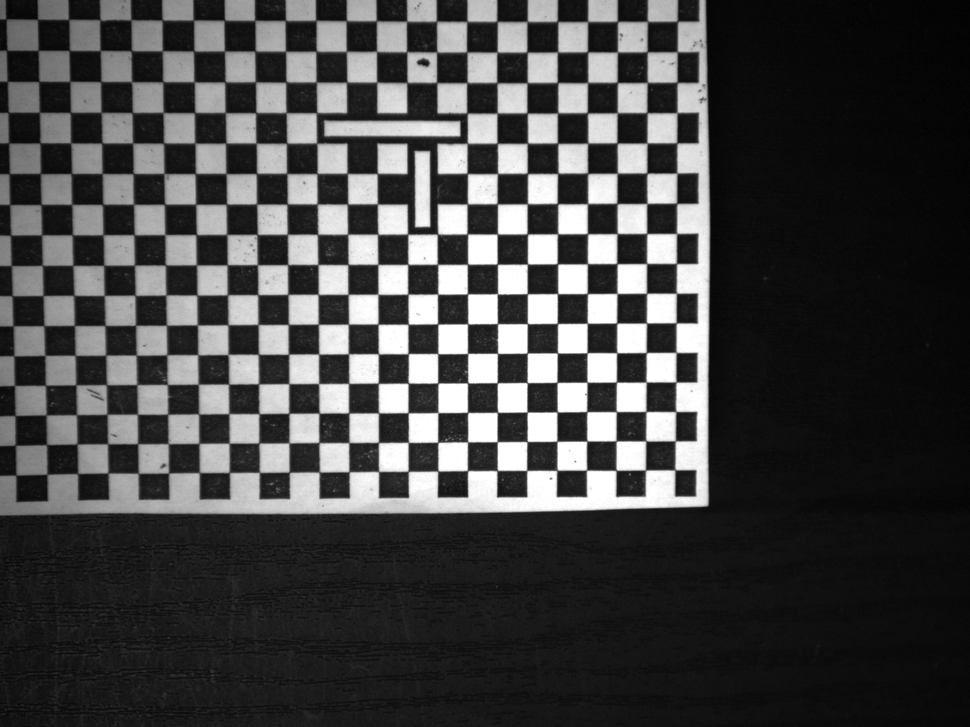
#> input picture data/5 MM Paper Calibration Imgs/CalibGrid5mmPaper00000.BMP, 970 x 727 px, shrunk from 1600 x 1200 before the run
$ python -i edge_detection.py   (imports and definitions only)
#> lines starting #> are read from the running program, lines starting #| are printed output that depends on the picture; after the words box and inside, x2 and y2 are one past the last pixel; in counts of white or black regions, pixels touching at a corner belong together
#> further down, picture is the input picture: shape (727, 970, 3); min 0, max 255, mean 68.9
"""Edge detection and line measurement tools."""

import cv2
import numpy as np
import logging
from typing import List, Tuple, Dict, Optional
from dataclasses import dataclass

logger = logging.getLogger(__name__)


@dataclass
class Edge:
    """Represents a detected edge."""

    start_point: Tuple[float, float]
    end_point: Tuple[float, float]
    length: float
    angle: float
    strength: float
    points: List[Tuple[float, float]]


@dataclass
class Line:
    """Represents a detected line."""

    rho: float
    theta: float
    start_point: Tuple[float, float]
    end_point: Tuple[float, float]
    length: float
    angle_degrees: float


class EdgeDetector:
    """Advanced edge detection and line measurement."""

    def __init__(self):
        self.canny_low = 50
        self.canny_high = 150
        self.hough_threshold = 100
        self.min_line_length = 50
        self.max_line_gap = 10

    # [12 lines left out: functions configure_canny, configure_hough, not called in this run]

    def detect_edges_canny(self, image: np.ndarray, blur_kernel: int = 5) -> np.ndarray:
        """Detect edges using Canny edge detector."""
#> called with blur_kernel = 5
        if len(image.shape) == 3:
            gray = cv2.cvtColor(image, cv2.COLOR_BGR2GRAY)
        else:
            gray = image.copy()

        # Apply Gaussian blur to reduce noise
        if blur_kernel > 0:
            blurred = cv2.GaussianBlur(gray, (blur_kernel, blur_kernel), 0)
        else:
            blurred = gray

        # Apply Canny edge detection
        edges = cv2.Canny(blurred, self.canny_low, self.canny_high)
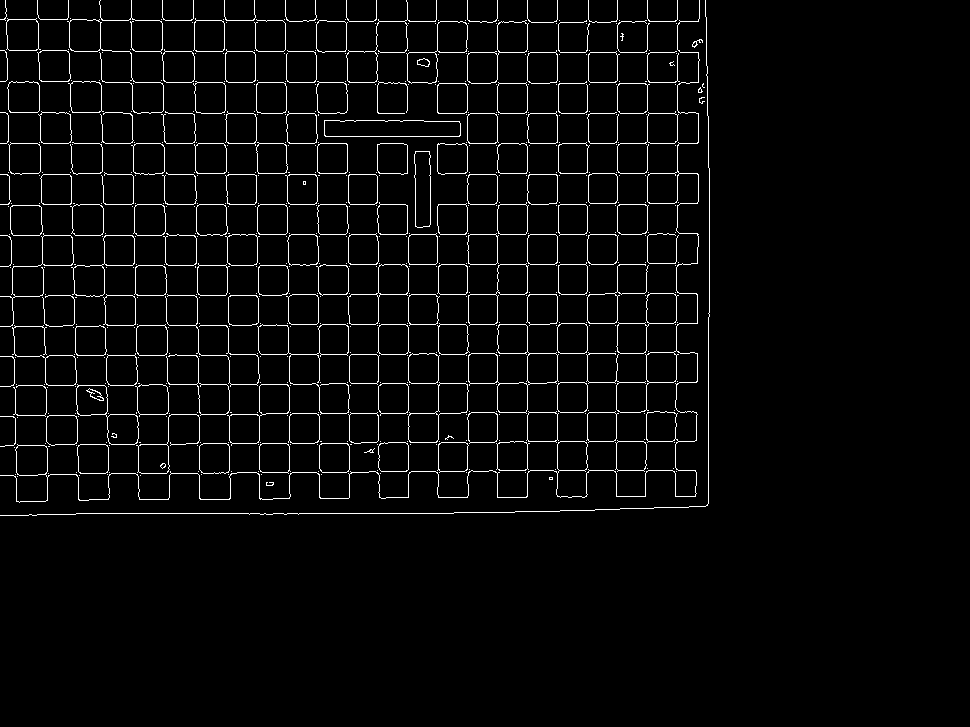
#> edges: shape (727, 970); 3.5% white in thin lines or dots, all inside (x1, y1, x2, y2) = (0, 0, 710, 516)

        return edges

    def detect_lines_hough(self, image: np.ndarray) -> List[Line]:
        """Detect lines using Hough Line Transform."""
        edges = self.detect_edges_canny(image)

        # Standard Hough Line Transform
        lines_std = cv2.HoughLines(edges, 1, np.pi / 180, self.hough_threshold)
#> lines_std = 95 rows, first 8: [143, 1.57], [204, 1.57], [527, 0], [113, 1.57], [234, 1.57], [497, 0], [82, 1.57], [-130, 3.12]

        # Probabilistic Hough Line Transform for line segments
        lines_p = cv2.HoughLinesP(
            edges,
            1,
            np.pi / 180,
            self.hough_threshold,
            minLineLength=self.min_line_length,
            maxLineGap=self.max_line_gap,
        )
#> lines_p = 97 rows, first 6: [0, 143, 346, 143], [527, 496, 527, 0], [43, 204, 415, 204], [72, 82, 435, 82], [438, 113, 707, 113], [132, 97, 136, 369]

        detected_lines = []

        # Process probabilistic lines (more useful for measurements)
        if lines_p is not None:
            for line in lines_p:
                x1, y1, x2, y2 = line[0]

                # Calculate line properties
                length = np.sqrt((x2 - x1) ** 2 + (y2 - y1) ** 2)
                angle_rad = np.arctan2(y2 - y1, x2 - x1)
                angle_deg = np.degrees(angle_rad)

                # Convert to polar coordinates for consistency
                rho = x1 * np.cos(angle_rad) + y1 * np.sin(angle_rad)
                theta = angle_rad

                detected_lines.append(
                    Line(
                        rho=rho,
                        theta=theta,
                        start_point=(float(x1), float(y1)),
                        end_point=(float(x2), float(y2)),
                        length=length,
                        angle_degrees=angle_deg,
                    )
                )
#> this loop made 97 passes
#> (x1, y1, x2, y2, length, angle_rad, angle_deg, rho) on passes 1 to 12: (0, 143, 346, 143, 346, 0, 0, 0), (527, 496, 527, 0, 496, -1.57, -90, -496), (43, 204, 415, 204, 372, 0, 0, 43), (72, 82, 435, 82, 363, 0, 0, 72), (438, 113, 707, 113, 269, 0, 0, 438), (132, 97, 136, 369, 272, 1.56, 89.16, 98.93), (76, 513, 453, 513, 377, 0, 0, 76), (560, 173, 697, 173, 137, 0, 0, 560), (198, 234, 674, 234, 476, 0, 0, 198), (497, 497, 497, 0, 497, -1.57, -90, -497), (364, 52, 706, 52, 342, 0, 0, 364), (587, 472, 587, 206, 266, -1.57, -90, -472)
#> after the loop, detected_lines = 97 items

        return detected_lines

    # [206 lines left out: functions detect_edges_contour, measure_distances, measure_angles, find_parallel_lines, find_perpendicular_lines, visualize_edges and 1 more, not called in this run]

>>> import cv2
>>> picture = cv2.imread('../../data/5 MM Paper Calibration Imgs/CalibGrid5mmPaper00000.BMP')
>>> result = EdgeDetector().detect_lines_hough(picture)
#> result = 97 items

$ run again, on data/5 MM Paper Calibration Imgs/CalibGrid5mmPaper00002.BMP
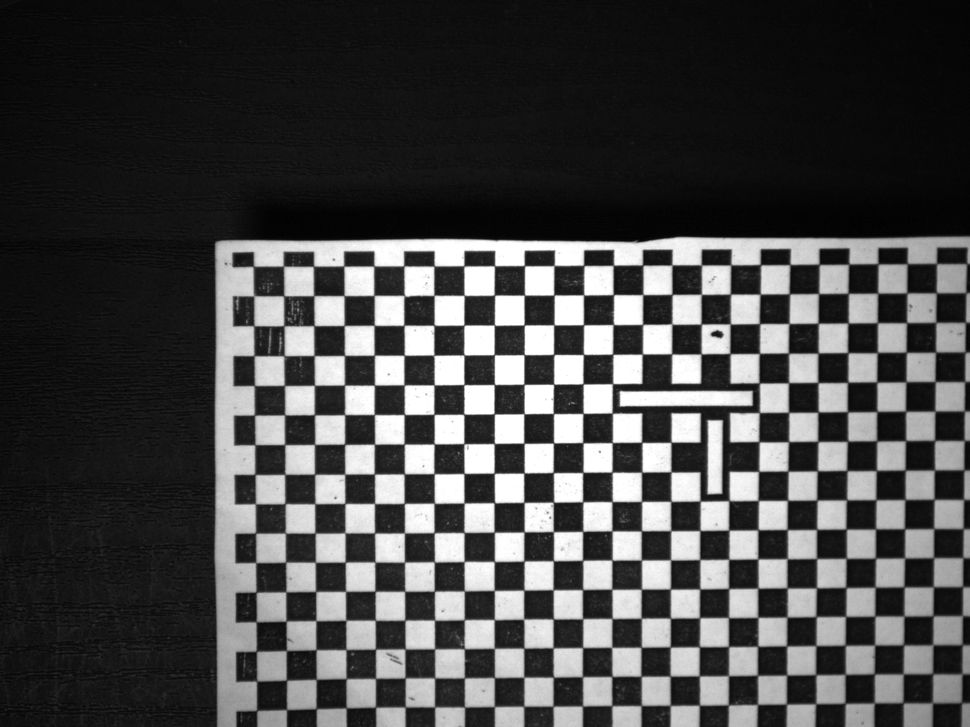
#> input picture data/5 MM Paper Calibration Imgs/CalibGrid5mmPaper00002.BMP, 970 x 727 px, shrunk from 1600 x 1200 before the run
#> picture is the input picture: shape (727, 970, 3); min 0, max 255, mean 72.1
#> in detect_edges_canny, `edges = cv2.Canny(blurred, self.canny_low, self.canny_high)`:
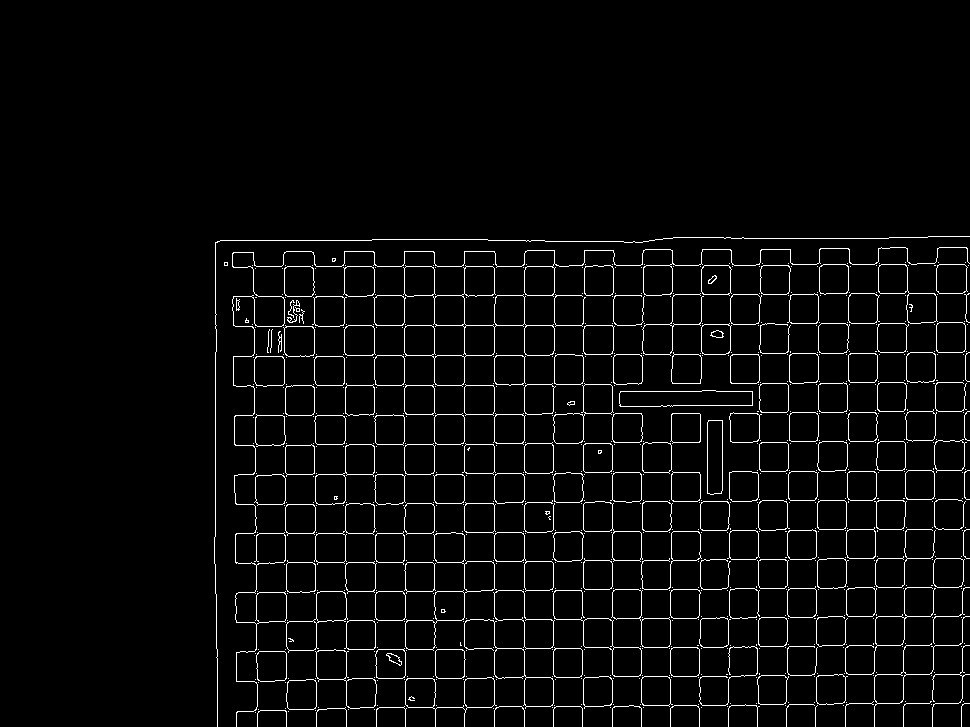
#> edges: shape (727, 970); 3.6% white in thin lines or dots, all inside (x1, y1, x2, y2) = (214, 236, 970, 727)
#> lines_std = 138 rows, first 8: [464, 0], [524, 0], [494, 0], [434, 0], [266, 1.57], [612, 0], [215, 0], [325, 1.57]
#> lines_p = 137 rows, first 6: [524, 726, 524, 253], [494, 726, 494, 268], [464, 726, 464, 251], [404, 570, 404, 251], [612, 726, 612, 386], [434, 647, 434, 252]
#> the loop in detect_lines_hough, `for line in lines_p:` made 137 passes
#> (x1, y1, x2, y2, length, angle_rad, angle_deg, rho) on passes 1 to 8: (524, 726, 524, 253, 473, -1.57, -90, -726), (494, 726, 494, 268, 458, -1.57, -90, -726), (464, 726, 464, 251, 475, -1.57, -90, -726), (404, 570, 404, 251, 319, -1.57, -90, -570), (612, 726, 612, 386, 340, -1.57, -90, -726), (434, 647, 434, 252, 395, -1.57, -90, -647), (248, 266, 568, 266, 320, 0, 0, 248), (215, 536, 215, 352, 184, -1.57, -90, -536)
#> after the loop in detect_lines_hough, `for line in lines_p:`: detected_lines = 137 items
